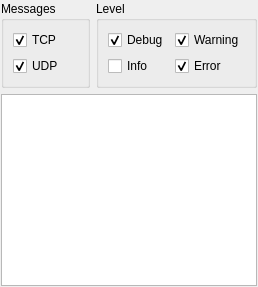
          <widget class="QWidget" name="tabMessages">
           <attribute name="title">
            <string>UDP/TCP Messages</string>
           </attribute>
           <layout class="QVBoxLayout" name="verticalLayout_7">
            <property name="leftMargin">
             <number>1</number>
            </property>
            <property name="topMargin">
             <number>1</number>
            </property>
            <property name="rightMargin">
             <number>1</number>
            </property>
            <property name="bottomMargin">
             <number>1</number>
            </property>
            <item>
             <layout class="QVBoxLayout" name="verticalLayout_4">
              <item>
               <layout class="QHBoxLayout" name="horizontalLayout_6">
                <item>
                 <widget class="QGroupBox" name="gBMensagens">
                  <property name="title">
                   <string>Messages</string>
                  </property>
                  <layout class="QVBoxLayout" name="verticalLayout">
                   <item>
                    <widget class="QCheckBox" name="chkTCP">
                     <property name="text">
                      <string>TCP</string>
                     </property>
                     <property name="checked">
                      <bool>true</bool>
                     </property>
                    </widget>
                   </item>
                   <item>
                    <widget class="QCheckBox" name="chkUDP">
                     <property name="text">
                      <string>UDP</string>
                     </property>
                     <property name="checked">
                      <bool>true</bool>
                     </property>
                    </widget>
                   </item>
                  </layout>
                 </widget>
                </item>
                <item>
                 <widget class="QGroupBox" name="gbLevel">
                  <property name="title">
                   <string>Level</string>
                  </property>
                  <layout class="QGridLayout" name="gridLayout_8">
                   <item row="0" column="1">
                    <widget class="QCheckBox" name="chkWarning">
                     <property name="text">
                      <string>Warning</string>
                     </property>
                     <property name="checked">
                      <bool>true</bool>
                     </property>
                    </widget>
                   </item>
                   <item row="1" column="0">
                    <widget class="QCheckBox" name="chkInfo">
                     <property name="text">
                      <string>Info</string>
                     </property>
                    </widget>
                   </item>
                   <item row="0" column="0">
                    <widget class="QCheckBox" name="chkDebug">
                     <property name="text">
                      <string>Debug</string>
                     </property>
                     <property name="checked">
                      <bool>true</bool>
                     </property>
                    </widget>
                   </item>
                   <item row="1" column="1">
                    <widget class="QCheckBox" name="chkError">
                     <property name="text">
                      <string>Error</string>
                     </property>
                     <property name="checked">
                      <bool>true</bool>
                     </property>
                    </widget>
                   </item>
                  </layout>
                 </widget>
                </item>
               </layout>
              </item>
              <item>
               <widget class="QTextEdit" name="txtMensagem"/>
              </item>
             </layout>
            </item>
           </layout>
          </widget>
